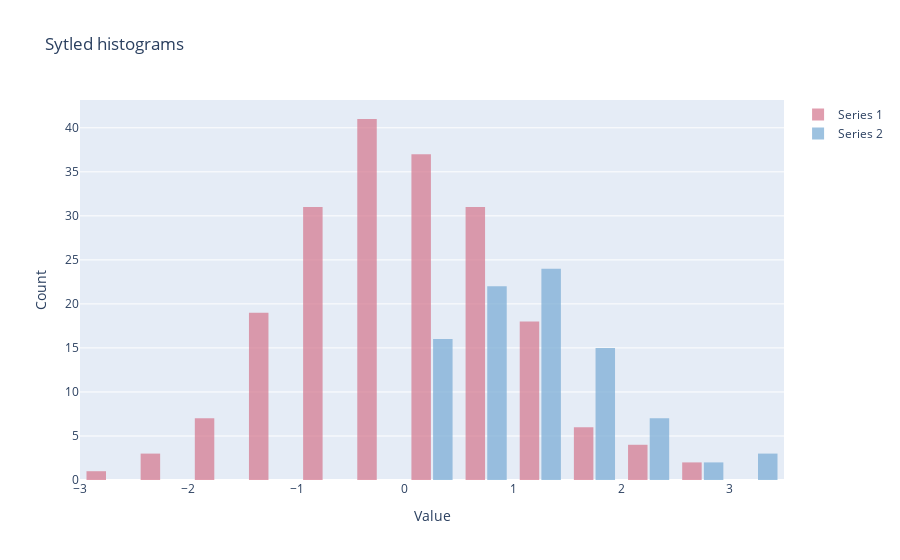

Notebook code for this chart:
### Code cell
fig = go.Figure(data=data,layout=layout)
offline.iplot(fig)

### Figure 1 — Plotly figure (JSON) as saved in the notebook; plotly's stock layout.template omitted (floating-point values rounded to 4 significant figures; data arrays with more than 128 entries replaced by an {"elided": "..."} marker saying what was removed)
{"data": [{"marker": {"color": "#D67D93"}, "name": "Series 1", "opacity": 0.75, "type": "histogram", "x": {"elided": "200 float values"}, "xbins": {"end": 4, "size": 0.5, "start": -4}}, {"marker": {"color": "#7DAED6"}, "name": "Series 2", "opacity": 0.75, "type": "histogram", "x": [1.268, 0.6686, 0.3152, 0.4085, 0.3543, 2.193, 2.179, 1.255, 0.1812, 1.1, 0.8972, 0.8227, 1.123, 0.7523, 0.98, 1.6, 1.292, 0.9362, 2.222, -0.9048, 0.2349, 2.148, 1.177, -0.05579, 0.6655, 0.3278, 0.2531, 2.493, 1.327, 0.0943, 1.65, 1.512, 0.8343, -0.4285, 0.3128, 1.052, 2.974, 1.481, 1.348, 1.234, 3.224, 1.439, 1.92, 1.614, 3.213, 0.5285, -0.2454, 0.6607, 0.6597, 0.02956, 0.7666, -0.1371, 0.4266, 1.597, 0.937, 1.645, 0.8909, 1.146, 0.1359, 2.72, 1.161, 1.414, 0.7351, 1.206, -0.4287, -0.9173, 1.116, 1.091, 1.589, 0.8586, 3.153, 1.846, 0.35, 1.684, 0.3238, 1.152, 1.799, 2.438, 0.5974, 0.913, 1.67, 0.9125, 0.9239, 0.5857, 1.928, -0.5396, -0.2827, 1.84, 1.26, -0.4154, 1.271, 1.83, 0.01808, 0.4592, 1.078, 2.345, 1.263, 0.7226, -1.504, 1.217], "xbins": {"end": 4, "size": 0.5, "start": 0}}], "layout": {"bargap": 0.2, "bargroupgap": 0.1, "title": {"text": "Sytled histograms"}, "xaxis": {"title": {"text": "Value"}}, "yaxis": {"title": {"text": "Count"}}}}
